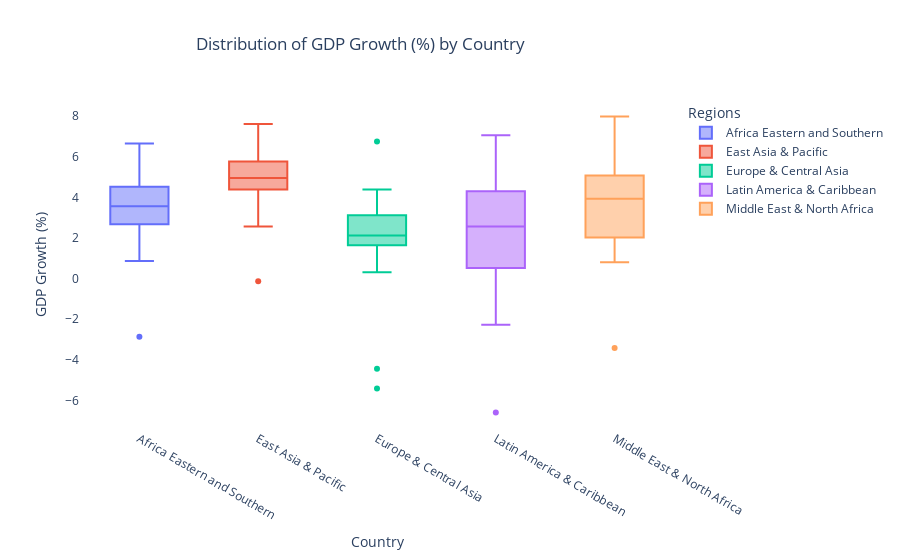

Here is the notebook cell this chart was saved with:
### Markdown cell above
# Graph #1 Explanation
The scatterplot above explores the relationship between GDP Growth (%) and Inflation Rate (%) across different world regions. Each data point represents a specific year and region, color-coded to distinguish between geographical areas. While there are some patterns in the data, the relationship between GDP growth and inflation appears complex, suggesting that other economic factors likely play a significant role in influencing inflation.

One noticeable pattern in the graph is the variation in inflation sensitivity across regions. For example, Africa Eastern and Southern show a wider range of inflation rates, even when GDP growth remains moderate. This suggests that external factors, such as commodity price fluctuations or political instability, may impact inflation more in certain regions than in others. In contrast, Europe & Central Asia display more stability, with less inflation variation, likely due to more regulated economic environments and policies. Latin America & the Caribbean appear to be more scattered, reflecting economic instability or inconsistent policy measures across different countries.

While this analysis highlights some patterns, GDP Growth and Inflation Rate alone may not be sufficient to predict economic downturns or recessions. Our research aims to explore whether additional factors, such as unemployment rates and education levels, contribute to economic instability. The findings from this graph reinforce the need for a more comprehensive approach to economic prediction. By incorporating more diverse indicators, we can gain deeper insights into the factors driving recessions and assess whether machine learning can be used to identify early warning signs of economic downturns.

### Code cell
# Creating Side by Side Box plots for the GDP Growth of 8 countries.
# Countries Code include: "Africa Eastern and Southern", "Latin America & Caribbean", 
#                         "Europe & Central Asia", "Middle East & North Africa", "East Asia & Pacific"

import plotly.express as px
import matplotlib.pyplot as plt

countries = ["Africa Eastern and Southern", "Latin America & Caribbean", "Europe & Central Asia", "Middle East & North Africa", "East Asia & Pacific"]
filtered_data = merged_df[merged_df['Country'].isin(countries)]

fig = px.box(filtered_data, 
             x = 'Country',
             y = 'GDP Growth (%)',
             title = 'Distribution of GDP Growth (%) by Country',
             labels = {'x': 'Country', 'y': 'GDP Growth (%)'},
             color = 'Country',
             )
fig.update_layout(
    plot_bgcolor = 'white',
    title_x = .4,
    legend_title = 'Regions')

fig.show()

# fig.write_image("plotly_graph.png")
# Note for Grader, this graph is run, but not showing up on Github in the submission for some reason.
# Submitting the image with the file.

### Figure 1 — Plotly figure (JSON) as saved in the notebook; plotly's stock layout.template omitted (floating-point values rounded to 4 significant figures)
{"data": [{"alignmentgroup": "True", "hovertemplate": "Country=%{x}<br>GDP Growth (%)=%{y}<extra></extra>", "legendgroup": "Africa Eastern and Southern", "marker": {"color": "#636efa"}, "name": "Africa Eastern and Southern", "notched": false, "offsetgroup": "Africa Eastern and Southern", "orientation": "v", "showlegend": true, "type": "box", "x": ["Africa Eastern and Southern", "Africa Eastern and Southern", "Africa Eastern and Southern", "Africa Eastern and Southern", "Africa Eastern and Southern", "Africa Eastern and Southern", "Africa Eastern and Southern", "Africa Eastern and Southern", "Africa Eastern and Southern", "Africa Eastern and Southern", "Africa Eastern and Southern", "Africa Eastern and Southern", "Africa Eastern and Southern", "Africa Eastern and Southern", "Africa Eastern and Southern", "Africa Eastern and Southern", "Africa Eastern and Southern", "Africa Eastern and Southern", "Africa Eastern and Southern", "Africa Eastern and Southern", "Africa Eastern and Southern", "Africa Eastern and Southern", "Africa Eastern and Southern"], "x0": " ", "xaxis": "x", "y": [3.215, 3.506, 3.836, 2.956, 5.555, 6.163, 6.578, 6.647, 4.368, 0.871, 5.232, 4.065, 1.747, 4.341, 3.993, 3.005, 2.195, 2.685, 2.667, 2.194, -2.864, 4.576, 3.554], "y0": " ", "yaxis": "y"}, {"alignmentgroup": "True", "hovertemplate": "Country=%{x}<br>GDP Growth (%)=%{y}<extra></extra>", "legendgroup": "East Asia & Pacific", "marker": {"color": "#EF553B"}, "name": "East Asia & Pacific", "notched": false, "offsetgroup": "East Asia & Pacific", "orientation": "v", "showlegend": true, "type": "box", "x": ["East Asia & Pacific", "East Asia & Pacific", "East Asia & Pacific", "East Asia & Pacific", "East Asia & Pacific", "East Asia & Pacific", "East Asia & Pacific", "East Asia & Pacific", "East Asia & Pacific", "East Asia & Pacific", "East Asia & Pacific", "East Asia & Pacific", "East Asia & Pacific", "East Asia & Pacific", "East Asia & Pacific", "East Asia & Pacific", "East Asia & Pacific", "East Asia & Pacific", "East Asia & Pacific", "East Asia & Pacific", "East Asia & Pacific", "East Asia & Pacific", "East Asia & Pacific"], "x0": " ", "xaxis": "x", "y": [5.398, 3.298, 4.377, 4.95, 5.867, 5.9, 6.454, 7.463, 4.384, 2.564, 7.608, 5.462, 5.184, 5.246, 4.759, 4.729, 4.66, 5.053, 4.76, 3.962, -0.134, 6.22, 2.869], "y0": " ", "yaxis": "y"}, {"alignmentgroup": "True", "hovertemplate": "Country=%{x}<br>GDP Growth (%)=%{y}<extra></extra>", "legendgroup": "Europe & Central Asia", "marker": {"color": "#00cc96"}, "name": "Europe & Central Asia", "notched": false, "offsetgroup": "Europe & Central Asia", "orientation": "v", "showlegend": true, "type": "box", "x": ["Europe & Central Asia", "Europe & Central Asia", "Europe & Central Asia", "Europe & Central Asia", "Europe & Central Asia", "Europe & Central Asia", "Europe & Central Asia", "Europe & Central Asia", "Europe & Central Asia", "Europe & Central Asia", "Europe & Central Asia", "Europe & Central Asia", "Europe & Central Asia", "Europe & Central Asia", "Europe & Central Asia", "Europe & Central Asia", "Europe & Central Asia", "Europe & Central Asia", "Europe & Central Asia", "Europe & Central Asia", "Europe & Central Asia", "Europe & Central Asia", "Europe & Central Asia"], "x0": " ", "xaxis": "x", "y": [4.381, 2.247, 1.575, 1.815, 3.196, 2.711, 3.909, 3.643, 0.9989, -4.433, 2.627, 2.381, 0.3117, 0.8698, 1.943, 2.098, 1.88, 2.874, 2.122, 1.856, -5.41, 6.744, 3.245], "y0": " ", "yaxis": "y"}, {"alignmentgroup": "True", "hovertemplate": "Country=%{x}<br>GDP Growth (%)=%{y}<extra></extra>", "legendgroup": "Latin America & Caribbean", "marker": {"color": "#ab63fa"}, "name": "Latin America & Caribbean", "notched": false, "offsetgroup": "Latin America & Caribbean", "orientation": "v", "showlegend": true, "type": "box", "x": ["Latin America & Caribbean", "Latin America & Caribbean", "Latin America & Caribbean", "Latin America & Caribbean", "Latin America & Caribbean", "Latin America & Caribbean", "Latin America & Caribbean", "Latin America & Caribbean", "Latin America & Caribbean", "Latin America & Caribbean", "Latin America & Caribbean", "Latin America & Caribbean", "Latin America & Caribbean", "Latin America & Caribbean", "Latin America & Caribbean", "Latin America & Caribbean", "Latin America & Caribbean", "Latin America & Caribbean", "Latin America & Caribbean", "Latin America & Caribbean", "Latin America & Caribbean", "Latin America & Caribbean", "Latin America & Caribbean"], "x0": " ", "xaxis": "x", "y": [3.619, 0.455, 0.4658, 2.46, 5.439, 3.939, 5.138, 5.191, 3.644, -2.276, 6.389, 4.402, 2.568, 2.756, 1.334, 0.4017, -0.3376, 1.892, 1.574, 0.6837, -6.594, 7.049, 3.964], "y0": " ", "yaxis": "y"}, {"alignmentgroup": "True", "hovertemplate": "Country=%{x}<br>GDP Growth (%)=%{y}<extra></extra>", "legendgroup": "Middle East & North Africa", "marker": {"color": "#FFA15A"}, "name": "Middle East & North Africa", "notched": false, "offsetgroup": "Middle East & North Africa", "orientation": "v", "showlegend": true, "type": "box", "x": ["Middle East & North Africa", "Middle East & North Africa", "Middle East & North Africa", "Middle East & North Africa", "Middle East & North Africa", "Middle East & North Africa", "Middle East & North Africa", "Middle East & North Africa", "Middle East & North Africa", "Middle East & North Africa", "Middle East & North Africa", "Middle East & North Africa", "Middle East & North Africa", "Middle East & North Africa", "Middle East & North Africa", "Middle East & North Africa", "Middle East & North Africa", "Middle East & North Africa", "Middle East & North Africa", "Middle East & North Africa", "Middle East & North Africa", "Middle East & North Africa", "Middle East & North Africa"], "x0": " ", "xaxis": "x", "y": [6.572, 1.844, 1.97, 4.612, 7.98, 5.063, 5.996, 5.254, 4.59, 0.8059, 5.077, 3.748, 3.933, 2.158, 2.939, 2.562, 4.352, 1.977, 2.268, 1.262, -3.418, 4.803, 5.634], "y0": " ", "yaxis": "y"}], "layout": {"boxmode": "overlay", "legend": {"title": {"text": "Regions"}, "tracegroupgap": 0}, "plot_bgcolor": "white", "title": {"text": "Distribution of GDP Growth (%) by Country", "x": 0.4}, "xaxis": {"anchor": "y", "categoryarray": ["Africa Eastern and Southern", "East Asia & Pacific", "Europe & Central Asia", "Latin America & Caribbean", "Middle East & North Africa"], "categoryorder": "array", "domain": [0, 1], "title": {"text": "Country"}}, "yaxis": {"anchor": "x", "domain": [0, 1], "title": {"text": "GDP Growth (%)"}}}}
